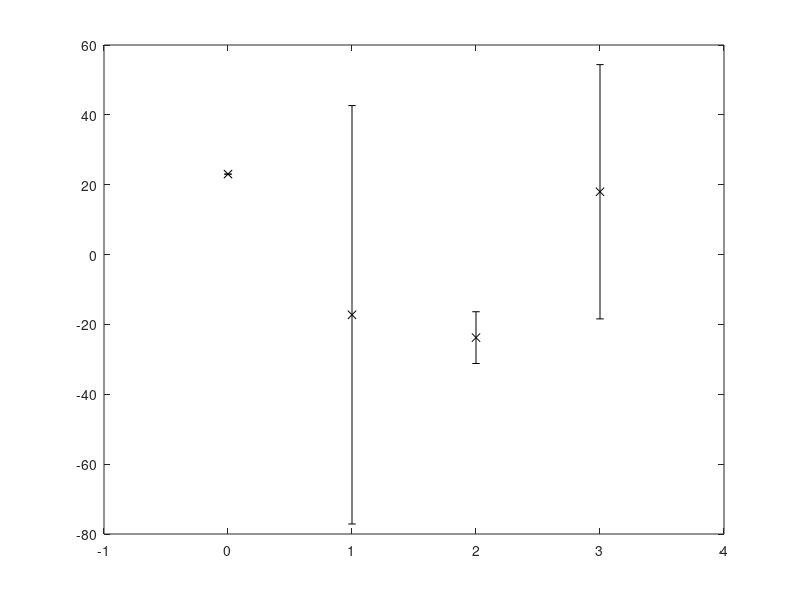
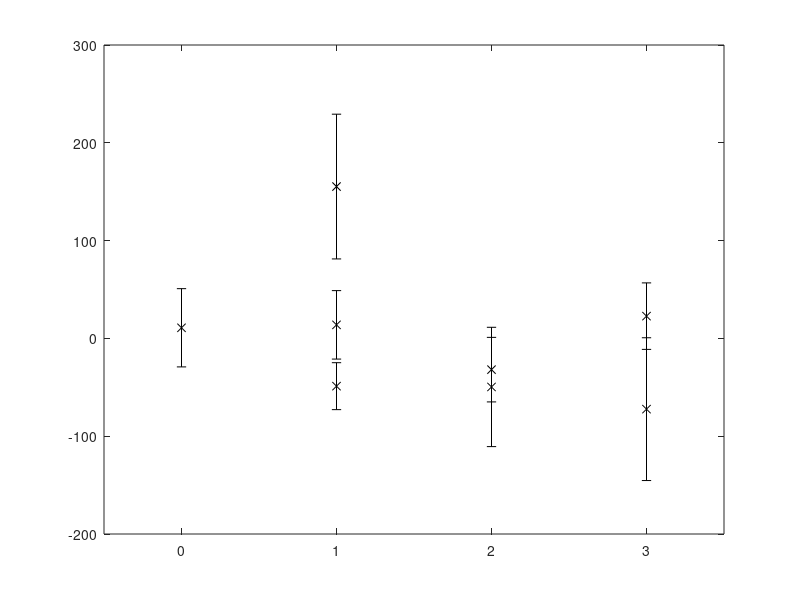

MATLAB code for these plots, in order:
%filt_to = cell(1,4)'
filt_to=[0,725735894.6,40,725735894.6,1000;
        1,725736039.0,74,725735834.9,24;
        2,725735834.1,61,725735851.8,33;
        3,725735811.4,73,725735906.5,34;
    ];
filt_to_avg = zeros(4,3);
for jj = 1:size(filt_to,1)
    filt_to_avg(jj,:) = [filt_to(jj,1),(filt_to(jj,2)./filt_to(jj,3).^2+filt_to(jj,4)./filt_to(jj,5).^2)./(1./filt_to(jj,3).^2+1./filt_to(jj,5).^2),sqrt(var(filt_to(jj,[2,4]),1./filt_to(jj,[3,5]).^2,2))];
end
figure(451)
set(gcf,'color','w')
errorbar(filt_to_avg(:,1),filt_to_avg(:,2)-mean(filt_to_avg(:,2)),filt_to_avg(:,3),'kx')

%%
filt_to=[0,725735894.6,40;
        1,725736039.0,74;
        1,725735834.9,24;
        1,725735897.6,35;
        2,725735834.1,61;
        2,725735851.8,33;
        3,725735811.4,73;
        3,725735906.5,34;
    ];
figure(452)
set(gcf,'color','w')
errorbar(filt_to(:,1),filt_to(:,2)-mean(filt_to(:,2)),filt_to(:,3),'kx')
xlim([-0.5,3.5])